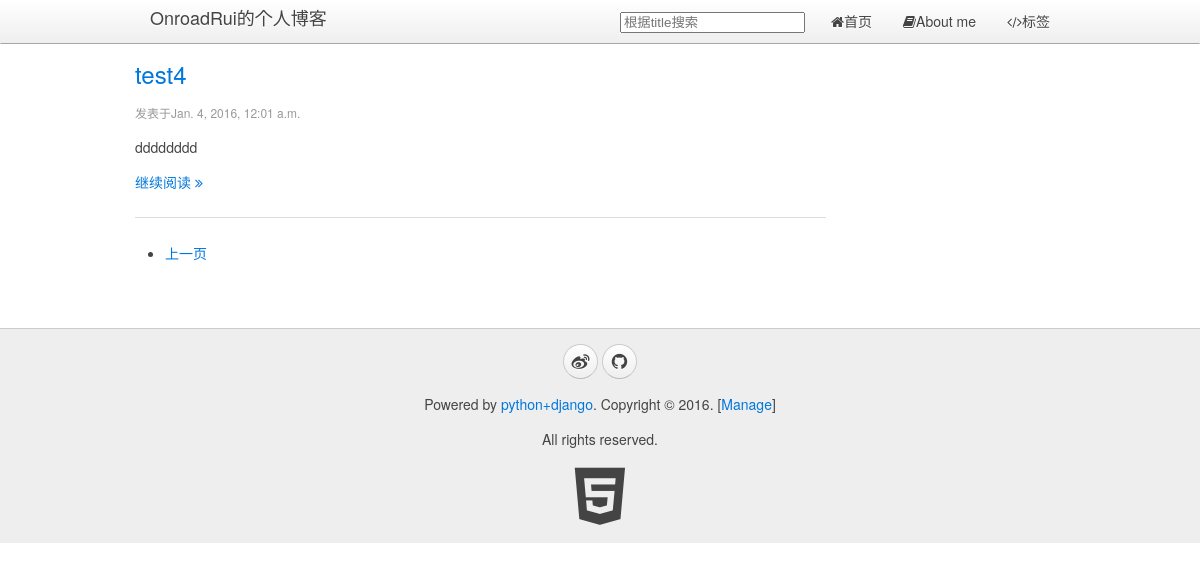
The app's page /?page=3, older data.
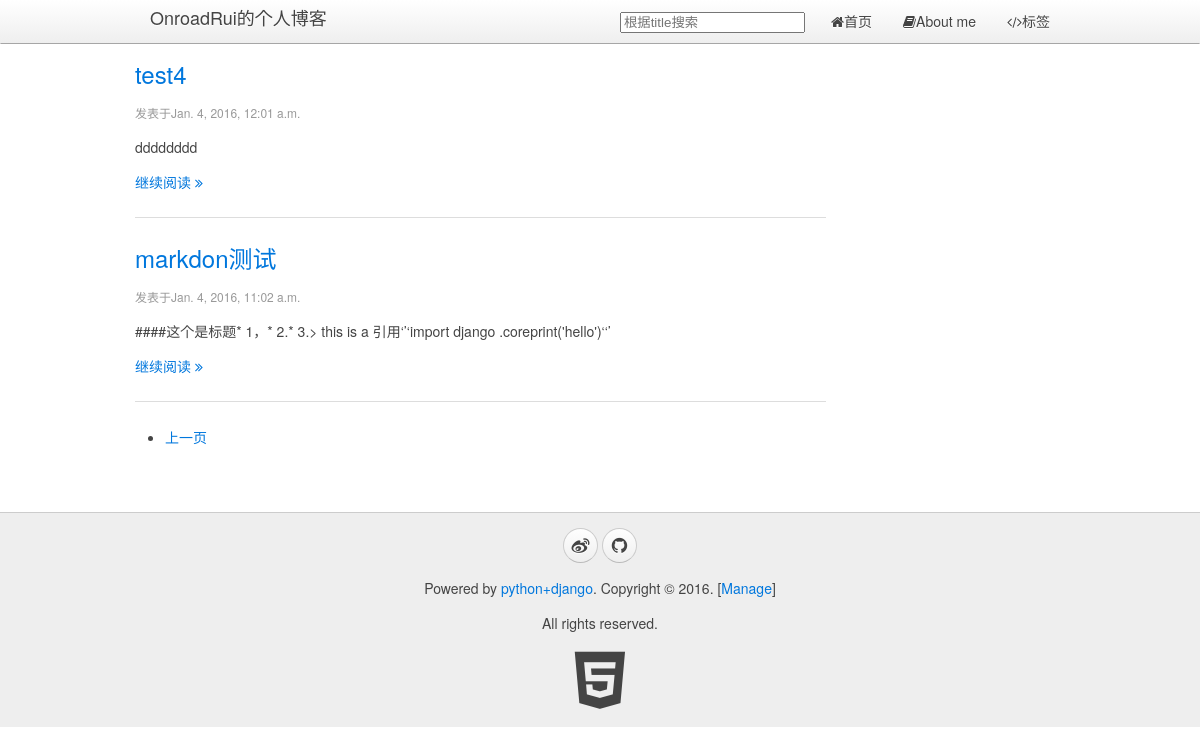
The same page, newer data.
### ruiblog/models.py (models this page shows, shortened)
class BlogsPost(models.Model):
    title = models.CharField(max_length = 150)
    category = models.CharField(max_length=50,blank=True)
    summary = models.CharField(max_length=100,blank=True)
    body = models.TextField()
    timestamp = models.DateTimeField()

### ruiblog/views.py (the view)
# urls.py: url(r'^$', 'ruiblog.views.index', name='home'),
def index(request):
    blogs = BlogsPost.objects.all()
    page = request.GET.get('page')
    blog_list = pages(blogs,page,3)
    return render_to_response('index.html',{'blog_list':blog_list})

### ruiblog/views.py (called while the page is built)
def pages(datas,page,num):
    paginator = Paginator(datas,num)
    try:
        data_list = paginator.page(page)
    except PageNotAnInteger:
        data_list = paginator.page(1)
    except EmptyPage:
        data_list = paginator.paginator(paginator.num_pages)
    return data_list

### ruiblog/templates/index.html (shortened to what this page needs)
{% extends "base.html" %}
{% block content %}
    {% if error %}
        <h1 class='uk-width-medium-3-4'>没有相关题目的文章</h1>
    {% else %}
    <div class="uk-width-medium-3-4">
        {% for blog in blog_list %}
            <article class="uk-article">
                <h2><a href="/ruiblog/{{ blog.id}}/">{{ blog.title }}</a></h2>
                <p class="uk-article-meta">发表于{{blog.timestamp }}</p>
                <p>{{ blog.summary }}</p>
                <p><a href="/ruiblog/{{blog.id}}/">继续阅读 <i class="uk-icon-angle-double-right"></i></a></p>
            </article>
            <hr class="uk-article-divider">
        {% endfor %}
    {% endif %}
    {% if blog_list.object_list and blog_list.paginator.num_pages > 1 %}
      <div>
      <ul class="pager">
      {% if blog_list.has_previous %}
        <li><a href="?page={{ blog_list.previous_page_number }}">上一页</a></li>
      {% endif %}
      </ul>
      </div>
    {% endif %}
    </div>
{% endblock %}

Row changes from the older to the newer data that the page shows:
added BlogsPost: title "markdon测试", timestamp "Jan. 4, 2016, 11:02 a.m.", summary "####这个是标题* 1，* 2.* 3.> this is a 引用‘’‘import django .coreprint('hello')‘‘’"
